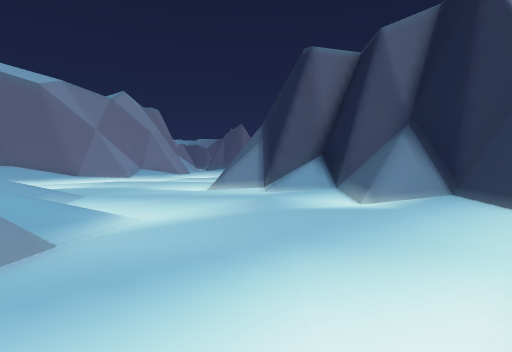
View 1 (above)

23 first-person views from a walk through a Godot game level. The camera is 1.5 m above the floor, tilts 2° down and sees 80° across. The floor is counted in squares, 2 m on a side. Each view is taken from the middle of a square. On the plan, view 1 faces up. The plan holds only what a view shows up to about 10 squares ahead; the rest is blank. The place goes on beyond the plan.

View 2
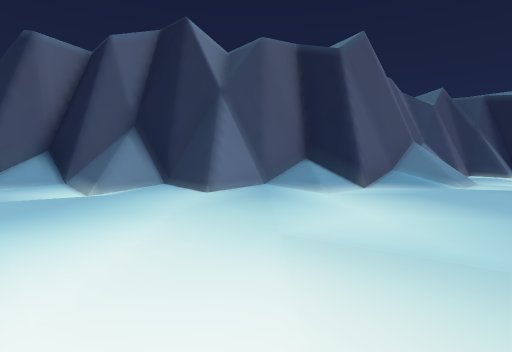

View 3
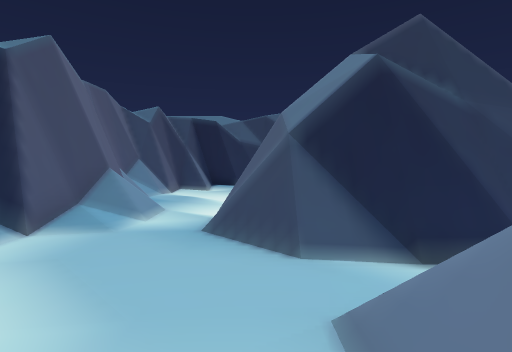

View 4
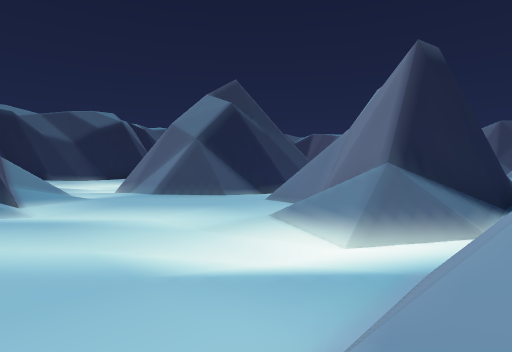

View 5
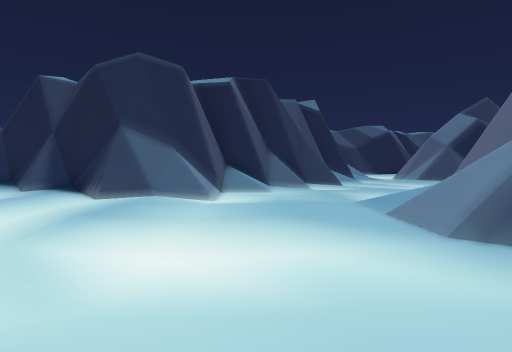

View 6
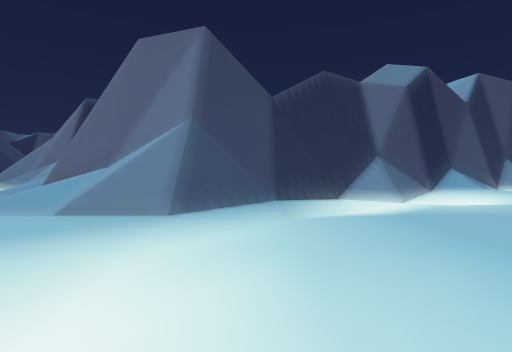

View 7
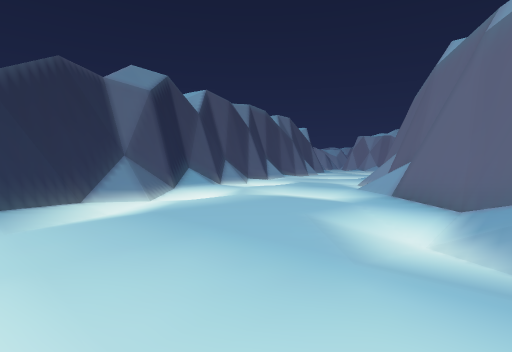

View 8
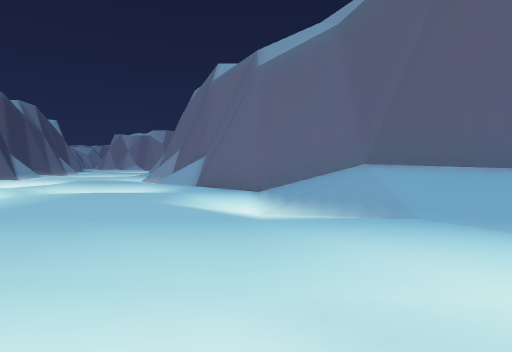

View 9
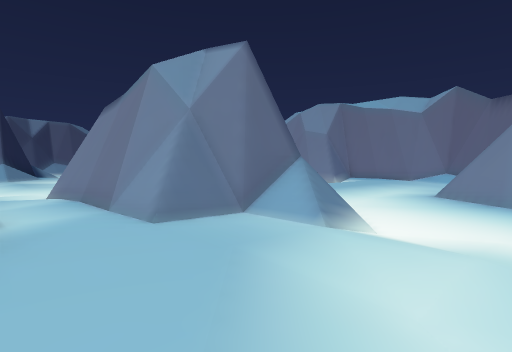

View 10
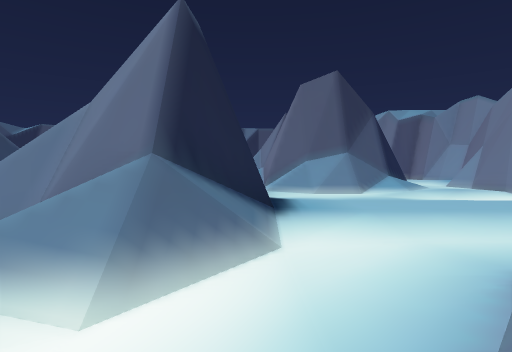

View 11
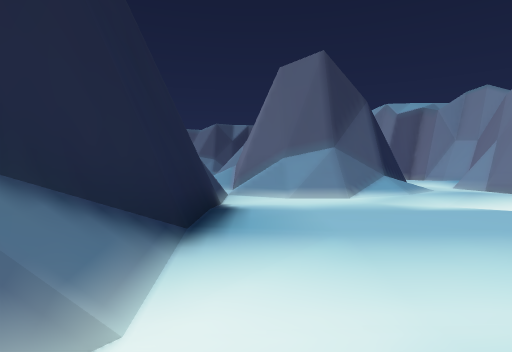

View 12
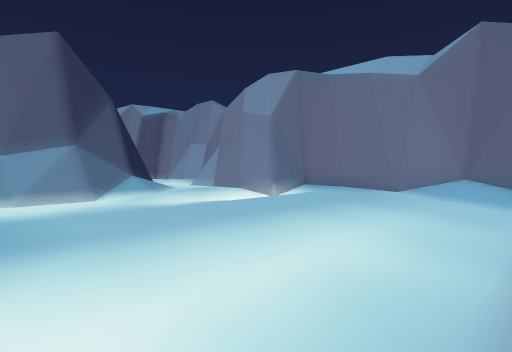

View 13
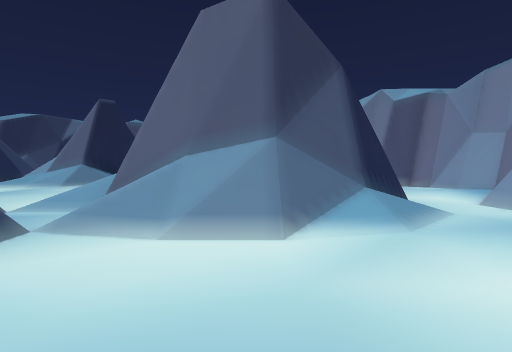

View 14
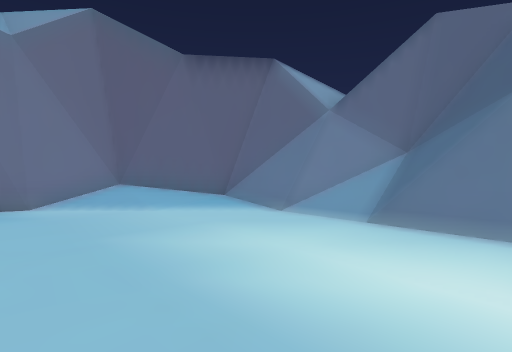

View 15
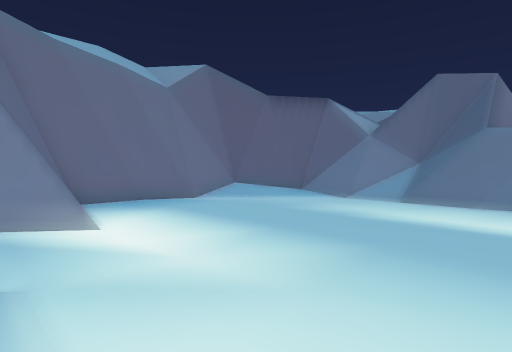

View 16
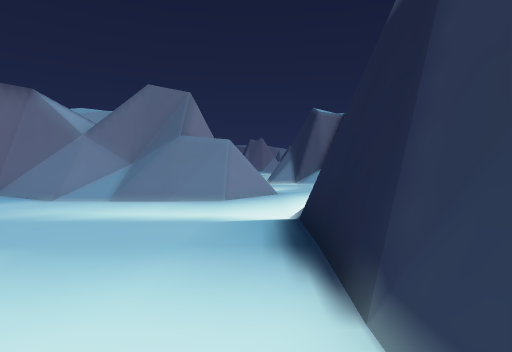

View 17
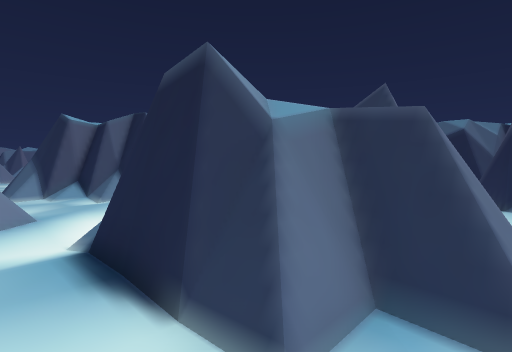

View 18
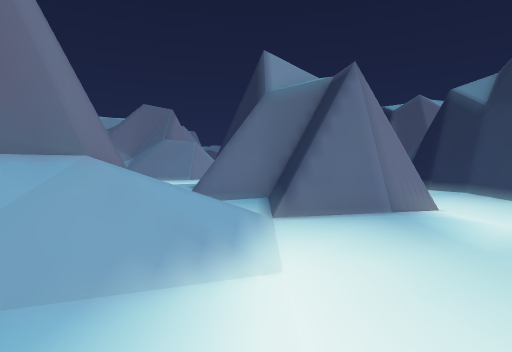

View 19
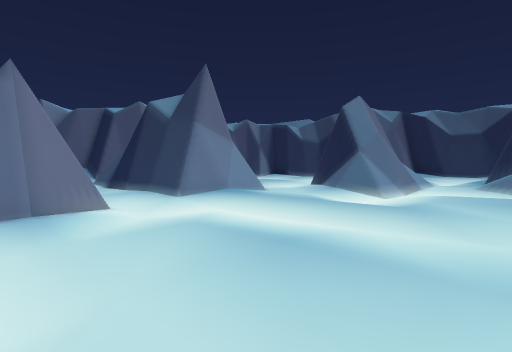

View 20
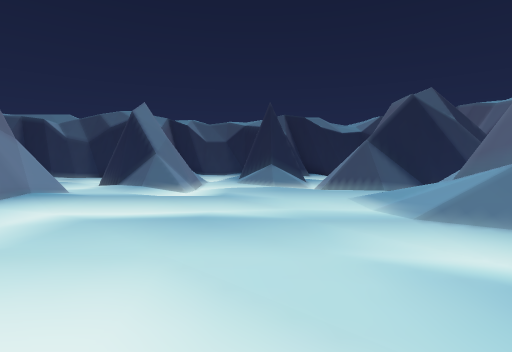

View 21
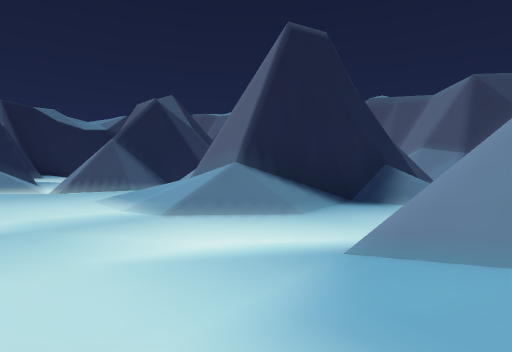

View 22
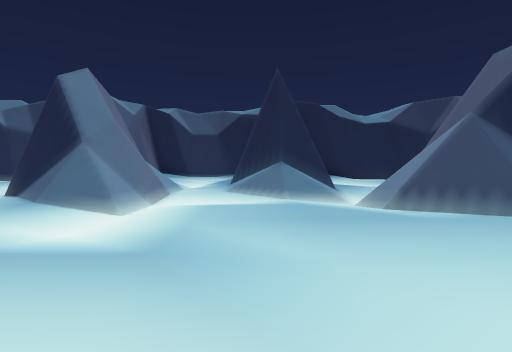

View 23
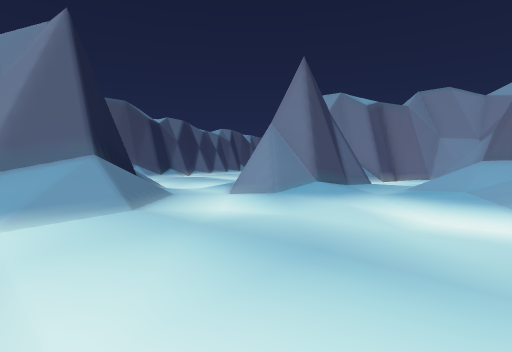

### Floor plan
Key: @ floor where view 1 was taken; # wall or solid block; . main floor; : floor 0.25 m higher than the main floor; - floor 0.25 m lower than the main floor; _ floor 0.5 m lower than the main floor; < floor 0.75 m lower than the main floor; / step, stairs or slope; = window, fence, low wall or low ledge.
Columns run from 16 left of view 1 to 14 right of it. Each row starts with its distance up from view 1.
 11       ##   _---###
 10      ##/. --...=/#
  9     ##/.----...//#
  8    ##--..-_--.-//##
  7 ####.-...---..---/###
  6 #//......--.......//#
  5  .--......=/.....-//#
  4 ..--...--/#///--....####
  3 ..------/#####/-...-.//#
  2 ...-__//######=...-..--####
  1  ----//########.-----..:///..
  0   //######//###-@_--....---..
 -1    ######//###--</.....=# --
 -2      ##....----/=/....###
 -3      #/....----/####.##
 -4      #.........#####.##
 -5      #.........#   #.#
 -6      #..--.....#   #.#
 -7      ###__-----#   #.#
 -8       ##-------#####-####- -#
 -9        #../////..##/--..--.##
-10        #-//#///..//---..-.=##
-11       ##-/#####//-----..--/##
-12      ##/-## ###//--.--.---__---
-13      #/--   ##//---.--..-.---./
-14      #.--   =//.---.--....--/##
-15      #..    ......-.---...-//#
-16             ../:.--.---..--//#
-17             #####-.///...##--.
-18                ##./##// ##
-19                 ..###   #
-20                 -/#     #

Positions as (right, up) in squares from view 1, and headings:
1: (0, 0), facing up
2: (0, -1), facing up-right
3: (1, -2), facing right
4: (-2, 3), facing down-right
5: (-9, 7), facing right
6: (-7, 9), facing down
7: (-7, 9), facing down-left
8: (-6, 8), facing left
9: (5, 1), facing down-left
10: (-1, 1), facing down
11: (-2, -1), facing down
12: (-2, -1), facing down-left
13: (-4, -5), facing down
14: (-4, -5), facing up-left
15: (-3, -9), facing up-left
16: (-2, -9), facing up
17: (-3, -10), facing up-right
18: (0, -14), facing up
19: (1, -15), facing up-right
20: (-1, -14), facing right
21: (-1, -14), facing down-right
22: (4, -14), facing right
23: (5, -12), facing down-left
